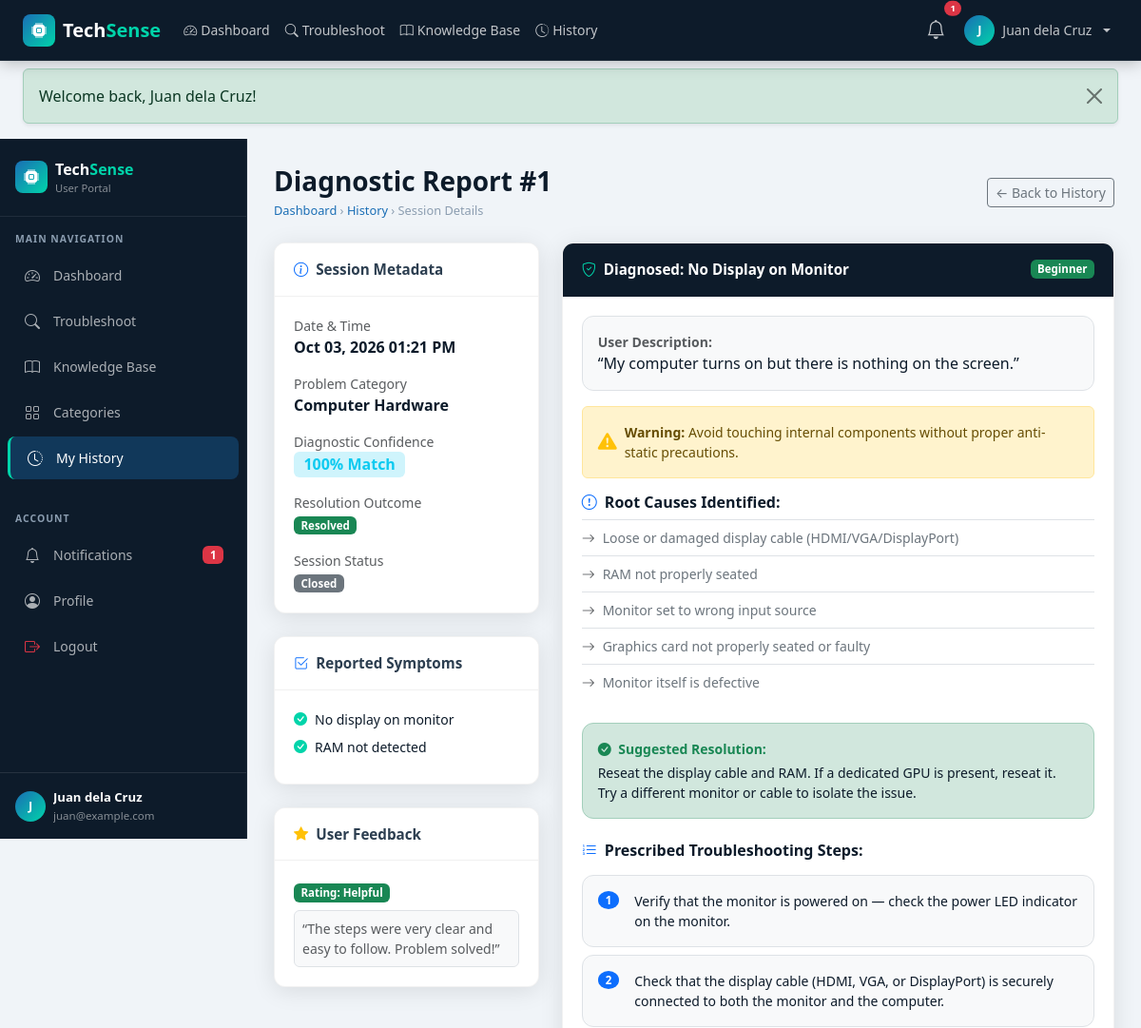
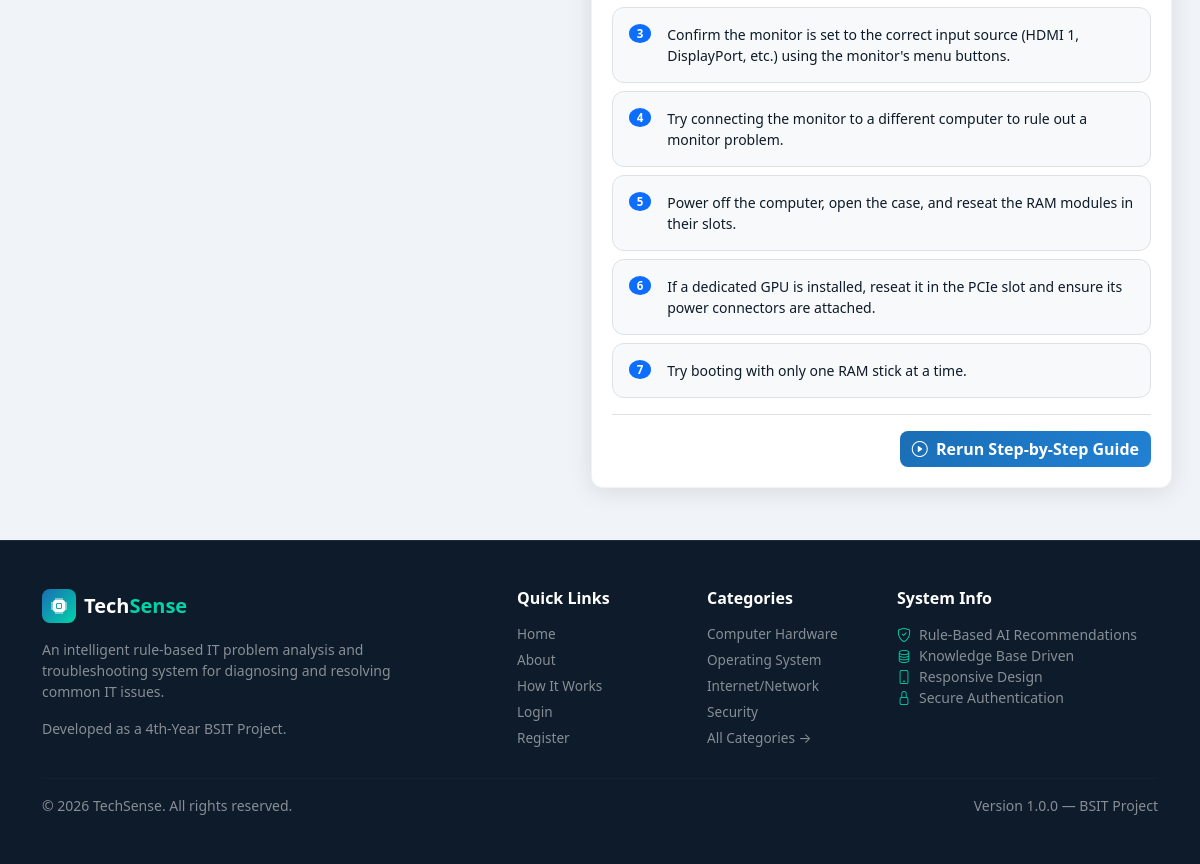
The page /user/history-detail.php?session_id=1 (signed in) on the database its author committed (2 pictures, top to bottom).
### tables this page shows
CREATE TABLE IF NOT EXISTS troubleshooting_sessions (
    id INT AUTO_INCREMENT PRIMARY KEY,
    user_id INT NOT NULL,
    problem_id INT,
    category_id INT,
    user_description TEXT,
    selected_symptoms TEXT,
    match_score DECIMAL(5,2) DEFAULT 0,
    result ENUM('resolved','unresolved','in_progress') DEFAULT 'in_progress',
    status ENUM('active','closed') DEFAULT 'active',
    created_at TIMESTAMP DEFAULT CURRENT_TIMESTAMP,
    FOREIGN KEY (user_id) REFERENCES users(id) ON DELETE CASCADE,
    FOREIGN KEY (problem_id) REFERENCES problems(id) ON DELETE SET NULL,
    FOREIGN KEY (category_id) REFERENCES categories(id) ON DELETE SET NULL
);

CREATE TABLE IF NOT EXISTS categories (
    id INT AUTO_INCREMENT PRIMARY KEY,
    category_name VARCHAR(100) NOT NULL,
    description TEXT,
    icon VARCHAR(60) DEFAULT 'bi-cpu',
    status ENUM('active','inactive') DEFAULT 'active',
    created_at TIMESTAMP DEFAULT CURRENT_TIMESTAMP
);

CREATE TABLE IF NOT EXISTS feedback (
    id INT AUTO_INCREMENT PRIMARY KEY,
    session_id INT NOT NULL,
    user_id INT NOT NULL,
    rating ENUM('helpful','partial','not_helpful') NOT NULL,
    comments TEXT,
    created_at TIMESTAMP DEFAULT CURRENT_TIMESTAMP,
    FOREIGN KEY (session_id) REFERENCES troubleshooting_sessions(id) ON DELETE CASCADE,
    FOREIGN KEY (user_id) REFERENCES users(id) ON DELETE CASCADE
);

CREATE TABLE IF NOT EXISTS problems (
    id INT AUTO_INCREMENT PRIMARY KEY,
    category_id INT NOT NULL,
    problem_name VARCHAR(200) NOT NULL,
    description TEXT,
    difficulty ENUM('Beginner','Intermediate','Advanced') DEFAULT 'Beginner',
    estimated_time VARCHAR(50) DEFAULT '5-15 minutes',
    warning TEXT,
    status ENUM('active','inactive') DEFAULT 'active',
    created_at TIMESTAMP DEFAULT CURRENT_TIMESTAMP,
    FOREIGN KEY (category_id) REFERENCES categories(id) ON DELETE CASCADE
);

CREATE TABLE IF NOT EXISTS solutions (
    id INT AUTO_INCREMENT PRIMARY KEY,
    problem_id INT NOT NULL,
    solution_description TEXT NOT NULL,
    FOREIGN KEY (problem_id) REFERENCES problems(id) ON DELETE CASCADE
);

CREATE TABLE IF NOT EXISTS troubleshooting_steps (
    id INT AUTO_INCREMENT PRIMARY KEY,
    problem_id INT NOT NULL,
    step_number INT NOT NULL,
    instruction TEXT NOT NULL,
    FOREIGN KEY (problem_id) REFERENCES problems(id) ON DELETE CASCADE
);

### user/history-detail.php (the view, shortened to what this page needs)
<?php
require_once __DIR__ . '/../config/db.php';
require_once __DIR__ . '/../includes/functions.php';
$userId = (int)$_SESSION['user_id'];
$sessionId = isset($_GET['session_id']) ? (int)$_GET['session_id'] : 0;
$stmt = $pdo->prepare("SELECT s.*, p.problem_name, p.difficulty, p.estimated_time, p.warning, c.category_name
                       FROM troubleshooting_sessions s
                       LEFT JOIN problems p ON s.problem_id = p.id
                       LEFT JOIN categories c ON s.category_id = c.id
                       WHERE s.id = ? AND s.user_id = ?");
$stmt->execute([$sessionId, $userId]);
$session = $stmt->fetch();
$symptomNames = [];
if (!empty($session['selected_symptoms'])) {
    $symIds = array_map('intval', explode(',', $session['selected_symptoms']));
    if (!empty($symIds)) {
        $inQuery = implode(',', array_fill(0, count($symIds), '?'));
        $sStmt = $pdo->prepare("SELECT symptom_name FROM symptoms WHERE id IN ($inQuery)");
        $sStmt->execute($symIds);
        $symptomNames = $sStmt->fetchAll(PDO::FETCH_COLUMN);
    }
}
$causes = [];
$steps = [];
$solution = '';
if (!empty($session['problem_id'])) {
    $cStmt = $pdo->prepare("SELECT cause_description FROM causes WHERE problem_id = ? ORDER BY order_num ASC");
    $cStmt->execute([$session['problem_id']]);
    $causes = $cStmt->fetchAll(PDO::FETCH_COLUMN);
    $stStmt = $pdo->prepare("SELECT step_number, instruction FROM troubleshooting_steps WHERE problem_id = ? ORDER BY step_number ASC");
    $stStmt->execute([$session['problem_id']]);
    $steps = $stStmt->fetchAll();
    $solStmt = $pdo->prepare("SELECT solution_description FROM solutions WHERE problem_id = ? LIMIT 1");
    $solStmt->execute([$session['problem_id']]);
    $solution = $solStmt->fetchColumn() ?: '';
}
$fbStmt = $pdo->prepare("SELECT * FROM feedback WHERE session_id = ?");
$fbStmt->execute([$sessionId]);
$feedback = $fbStmt->fetch();
require_once __DIR__ . '/../includes/header.php';
?>
<div class="ts-layout">
  <?php require_once __DIR__ . '/../includes/user-sidebar.php'; ?>
  <main class="ts-content">
    <div class="d-flex flex-column flex-md-row justify-content-between align-items-md-center mb-4 gap-3">
      <div>
        <h1 class="h3 fw-bold text-navy mb-1">Diagnostic Report #<?= $session['id'] ?></h1>
        <div class="ts-breadcrumb">
          <a href="<?= BASE_URL ?>/user/dashboard.php">Dashboard</a> &rsaquo;
          <a href="<?= BASE_URL ?>/user/history.php">History</a> &rsaquo;
          <span>Session Details</span>
        </div>
      </div>
      <div>
        <a href="<?= BASE_URL ?>/user/history.php" class="btn btn-outline-secondary btn-sm">
          &larr; Back to History
        </a>
      </div>
    </div>
    <div class="row g-4">
      <div class="col-lg-4">
        <div class="ts-card mb-4">
          <div class="ts-card-header">
            <i class="bi bi-info-circle text-primary"></i>
            <span>Session Metadata</span>
          </div>
          <div class="ts-card-body">
            <div class="mb-3">
              <div class="text-muted small">Date &amp; Time</div>
              <div class="fw-semibold text-navy"><?= formatDate($session['created_at']) ?></div>
            </div>
            <div class="mb-3">
              <div class="text-muted small">Problem Category</div>
              <div class="fw-semibold text-navy"><?= e($session['category_name'] ?: 'General') ?></div>
            </div>
            <div class="mb-3">
              <div class="text-muted small">Diagnostic Confidence</div>
              <span class="badge bg-info-subtle text-info fw-bold fs-6"><?= round($session['match_score']) ?>% Match</span>
            </div>
            <div class="mb-3">
              <div class="text-muted small">Resolution Outcome</div>
              <div><?= resultBadge($session['result']) ?></div>
            </div>
            <div>
              <div class="text-muted small">Session Status</div>
              <span class="badge bg-secondary"><?= ucfirst($session['status']) ?></span>
            </div>
          </div>
        </div>
        <div class="ts-card mb-4">
          <div class="ts-card-header">
            <i class="bi bi-check2-square text-primary"></i>
            <span>Reported Symptoms</span>
          </div>
          <div class="ts-card-body">
            <?php if (!empty($symptomNames)): ?>
              <ul class="list-unstyled mb-0">
                <?php foreach ($symptomNames as $sName): ?>
                  <li class="d-flex align-items-center gap-2 mb-2 small text-navy">
                    <i class="bi bi-check-circle-fill text-ts-accent"></i>
                    <span><?= e($sName) ?></span>
                  </li>
                <?php endforeach; ?>
              </ul>
            <?php else: ?>
              <p class="text-muted small mb-0">No specific symptom chips linked.</p>
            <?php endif; ?>
          </div>
        </div>
        <div class="ts-card">
          <div class="ts-card-header">
            <i class="bi bi-star-fill text-warning"></i>
            <span>User Feedback</span>
          </div>
          <div class="ts-card-body">
            <?php if ($feedback): ?>
              <div class="mb-2">
                <span class="badge <?= $feedback['rating'] === 'helpful' ? 'bg-success' : ($feedback['rating'] === 'partial' ? 'bg-warning text-dark' : 'bg-danger') ?>">
                  Rating: <?= ucfirst($feedback['rating']) ?>
                </span>
              </div>
              <?php if (!empty($feedback['comments'])): ?>
                <div class="small text-muted bg-light p-2 rounded border">
                  &ldquo;<?= e($feedback['comments']) ?>&rdquo;
                </div>
              <?php endif; ?>
            <?php endif; ?>
          </div>
        </div>
      </div>
      <div class="col-lg-8">
        <div class="ts-card mb-4">
          <div class="ts-card-header bg-navy text-white d-flex justify-content-between align-items-center">
            <div class="fw-bold">
              <i class="bi bi-shield-check text-ts-accent me-1"></i>
              Diagnosed: <?= e($session['problem_name'] ?: 'Custom Problem') ?>
            </div>
            <?php if (!empty($session['difficulty'])): ?>
              <?= difficultyBadge($session['difficulty']) ?>
            <?php endif; ?>
          </div>
          <div class="ts-card-body">
            <?php if (!empty($session['user_description'])): ?>
              <div class="p-3 bg-light rounded-ts border mb-3">
                <div class="text-muted small fw-semibold">User Description:</div>
                <div class="text-navy">&ldquo;<?= e($session['user_description']) ?>&rdquo;</div>
              </div>
            <?php endif; ?>
            <?php if (!empty($session['warning'])): ?>
              <div class="alert alert-warning small d-flex align-items-center gap-2 mb-3">
                <i class="bi bi-exclamation-triangle-fill fs-5 text-warning flex-shrink-0"></i>
                <div><strong>Warning:</strong> <?= e($session['warning']) ?></div>
              </div>
            <?php endif; ?>
            <?php if (!empty($causes)): ?>
              <div class="mb-4">
                <h6 class="fw-bold text-navy mb-2"><i class="bi bi-exclamation-circle text-primary me-1"></i> Root Causes Identified:</h6>
                <ul class="list-group list-group-flush border-top">
                  <?php foreach ($causes as $c): ?>
                    <li class="list-group-item px-0 py-2 small text-secondary d-flex align-items-center gap-2">
                      <i class="bi bi-arrow-right text-muted"></i> <?= e($c) ?>
                    </li>
                  <?php endforeach; ?>
                </ul>
              </div>
            <?php endif; ?>
            <?php if (!empty($solution)): ?>
              <div class="p-3 rounded-ts border bg-success-subtle border-success-subtle mb-4">
                <div class="fw-bold text-success small mb-1"><i class="bi bi-check-circle-fill me-1"></i> Suggested Resolution:</div>
                <div class="text-navy small"><?= e($solution) ?></div>
              </div>
            <?php endif; ?>
            <?php if (!empty($steps)): ?>
              <h6 class="fw-bold text-navy mb-3"><i class="bi bi-list-ol text-primary me-1"></i> Prescribed Troubleshooting Steps:</h6>
              <div class="d-flex flex-column gap-2 mb-3">
                <?php foreach ($steps as $st): ?>
                  <div class="p-3 bg-light rounded-ts border d-flex gap-3 align-items-start">
                    <span class="badge bg-primary rounded-circle px-2 py-1"><?= $st['step_number'] ?></span>
                    <span class="text-navy small"><?= e($st['instruction']) ?></span>
                  </div>
                <?php endforeach; ?>
              </div>
            <?php endif; ?>
            <div class="d-flex justify-content-end pt-3 border-top">
              <?php if (!empty($session['problem_id'])): ?>
                <a href="<?= BASE_URL ?>/user/guide.php?session_id=<?= $sessionId ?>&problem_id=<?= $session['problem_id'] ?>" class="btn btn-ts-primary">
                  <i class="bi bi-play-circle me-1"></i> Rerun Step-by-Step Guide
                </a>
              <?php endif; ?>
            </div>
          </div>
        </div>
      </div>
    </div>
  </main>
</div>
<?php require_once __DIR__ . '/../includes/footer.php'; ?>

### includes/functions.php (shortened to what this page needs)
<?php
function e(string $str): string {
    return htmlspecialchars($str, ENT_QUOTES | ENT_SUBSTITUTE, 'UTF-8');
}
function formatDate(string $datetime, string $format = 'M d, Y h:i A'): string {
    try {
        $dt = new DateTime($datetime);
        return $dt->format($format);
    } catch (Exception $e) {
        return $datetime;
    }
}
function difficultyBadge(string $level): string {
    $map = [
        'Beginner'     => 'success',
        'Intermediate' => 'warning',
        'Advanced'     => 'danger',
    ];
    $color = $map[$level] ?? 'secondary';
    return '<span class="badge bg-' . $color . '">' . e($level) . '</span>';
}
function resultBadge(string $result): string {
    $map = [
        'resolved'    => ['bg-success',  'Resolved'],
        'unresolved'  => ['bg-danger',   'Unresolved'],
        'in_progress' => ['bg-warning text-dark', 'In Progress'],
    ];
    [$class, $label] = $map[$result] ?? ['bg-secondary', ucfirst($result)];
    return '<span class="badge ' . $class . '">' . $label . '</span>';
}

### assets/css/style.css (style rules this page uses)
:root { --ts-navy: #0d1b2a; --ts-navy-light: #1b2d42; --ts-navy-mid: #162236; --ts-blue: #1a6eb5; --ts-blue-light: #2181d4; --ts-accent: #00d4aa; --ts-accent-dark: #00b894; --ts-text: #e8ecf0; --ts-text-muted: #8b9db0; --ts-card-bg: #ffffff; --ts-border: rgba(255, 255, 255, 0.08); --ts-sidebar-w: 260px; --ts-navbar-h: 64px; --ts-radius: 12px; --ts-radius-sm: 8px; --ts-shadow: 0 4px 24px rgba(0, 0, 0, 0.10); --ts-shadow-lg: 0 8px 40px rgba(0, 0, 0, 0.16); }
*, *::before, *::after { box-sizing: border-box; }
body { font-family: 'Segoe UI', system-ui, -apple-system, sans-serif; background-color: #f0f4f8; color: #2c3e50; min-height: 100vh; display: flex; flex-direction: column; }
a { text-decoration: none; }
.text-ts-accent { color: var(--ts-accent) !important; }
.btn-ts-primary { background: linear-gradient(135deg, var(--ts-blue), var(--ts-blue-light)); border: none; color: #fff; font-weight: 600; border-radius: 8px; transition: all 0.2s; }
.ts-layout { display: flex; min-height: calc(100vh - var(--ts-navbar-h)); }
.ts-content { flex: 1; padding: 1.75rem; overflow-x: hidden; }
.ts-breadcrumb { font-size: 0.8rem; color: var(--ts-text-muted); }
.ts-breadcrumb a { color: var(--ts-blue); }
.ts-card { background: #fff; border-radius: var(--ts-radius); box-shadow: var(--ts-shadow); border: 1px solid rgba(0, 0, 0, 0.05); overflow: hidden; }
.ts-card-header { padding: 1rem 1.25rem; border-bottom: 1px solid rgba(0, 0, 0, 0.06); font-weight: 600; font-size: 0.95rem; display: flex; align-items: center; gap: 0.5rem; background: #fff; }
.ts-card-body { padding: 1.25rem; }
.badge { font-size: 0.72rem; padding: 0.35em 0.65em; border-radius: 6px; }
.text-navy { color: var(--ts-navy) !important; }
.bg-navy { background: var(--ts-navy) !important; }
.rounded-ts { border-radius: var(--ts-radius) !important; }

### rows shown on the page
troubleshooting_sessions: id "1", created_at "Oct 03, 2026 01:21 PM", category.category_name "Computer Hardware", match_score "100", status "Closed", problem.problem_name "No Display on Monitor", problem.difficulty "Beginner", user_description "My computer turns on but there is nothing on the screen.", problem.warning "Avoid touching internal components without proper anti-static precautions."
feedback: rating "Helpful", comments "The steps were very clear and easy to follow. Problem solved!"
solutions: solution_description "Reseat the display cable and RAM. If a dedicated GPU is present, reseat it. Try a different monitor or cable to isolate the issue."
troubleshooting_steps: step_number "1", instruction "Verify that the monitor is powered on — check the power LED indicator on the monitor."
troubleshooting_steps: step_number "2", instruction "Check that the display cable (HDMI, VGA, or DisplayPort) is securely connected to both the monitor and the computer."
troubleshooting_steps: step_number "3", instruction "Confirm the monitor is set to the correct input source (HDMI 1, DisplayPort, etc.) using the monitor's menu buttons."
troubleshooting_steps: step_number "4", instruction "Try connecting the monitor to a different computer to rule out a monitor problem."
troubleshooting_steps: step_number "5", instruction "Power off the computer, open the case, and reseat the RAM modules in their slots."
troubleshooting_steps: step_number "6", instruction "If a dedicated GPU is installed, reseat it in the PCIe slot and ensure its power connectors are attached."
troubleshooting_steps: step_number "7", instruction "Try booting with only one RAM stick at a time."

### other values the page prints
$unreadN "1"
substr($curUser['full_name'], 0, 1) "J"
$curUser['full_name'] "Juan dela Cruz"
$flash['message'] "Welcome back, Juan dela Cruz!"
substr($curUser['full_name'] ?? 'U', 0, 1) "J"
$curUser['email'] "juan@example.com"
$label "Resolved"
$sName "No display on monitor"
$sName "RAM not detected"
$c "Loose or damaged display cable (HDMI/VGA/DisplayPort)"
$c "RAM not properly seated"
$c "Monitor set to wrong input source"
$c "Graphics card not properly seated or faulty"
$c "Monitor itself is defective"
